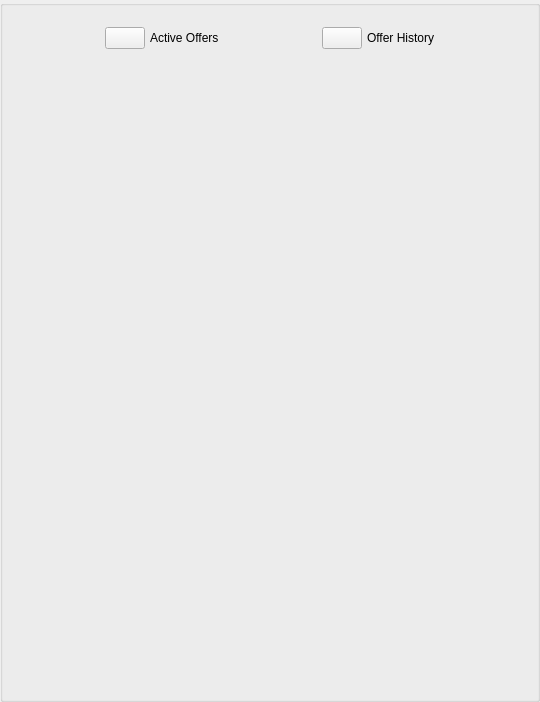
<?xml version="1.0" encoding="UTF-8"?>
<ui version="4.0">
 <class>AppletOfferListUi</class>
 <widget class="QWidget" name="AppletOfferListUi">
  <property name="geometry">
   <rect>
    <x>0</x>
    <y>0</y>
    <width>540</width>
    <height>702</height>
   </rect>
  </property>
  <property name="sizePolicy">
   <sizepolicy hsizetype="Expanding" vsizetype="Expanding">
    <horstretch>0</horstretch>
    <verstretch>0</verstretch>
   </sizepolicy>
  </property>
  <property name="windowTitle">
   <string>Offer List</string>
  </property>
  <property name="windowIcon">
   <iconset>
    <normaloff>:/TruthOrDare/Resources/ic_people_normal.png</normaloff>:/TruthOrDare/Resources/ic_people_normal.png</iconset>
  </property>
  <layout class="QGridLayout" name="gridLayout">
   <property name="leftMargin">
    <number>0</number>
   </property>
   <property name="topMargin">
    <number>0</number>
   </property>
   <property name="rightMargin">
    <number>0</number>
   </property>
   <property name="bottomMargin">
    <number>0</number>
   </property>
   <property name="spacing">
    <number>0</number>
   </property>
   <item row="0" column="0">
    <widget class="QGroupBox" name="ItemsGroupBox">
     <property name="minimumSize">
      <size>
       <width>0</width>
       <height>0</height>
      </size>
     </property>
     <property name="title">
      <string/>
     </property>
     <layout class="QVBoxLayout" name="verticalLayout">
      <property name="spacing">
       <number>2</number>
      </property>
      <property name="leftMargin">
       <number>5</number>
      </property>
      <property name="topMargin">
       <number>5</number>
      </property>
      <property name="rightMargin">
       <number>5</number>
      </property>
      <property name="bottomMargin">
       <number>5</number>
      </property>
      <item>
       <widget class="QLabel" name="m_StatusLabel">
        <property name="text">
         <string notr="true"/>
        </property>
       </widget>
      </item>
      <item>
       <layout class="QHBoxLayout" name="horizontalLayout">
        <property name="spacing">
         <number>5</number>
        </property>
        <item>
         <spacer name="horizontalSpacer_3">
          <property name="orientation">
           <enum>Qt::Orientation::Horizontal</enum>
          </property>
          <property name="sizeHint" stdset="0">
           <size>
            <width>40</width>
            <height>20</height>
           </size>
          </property>
         </spacer>
        </item>
        <item>
         <widget class="VxPushButton" name="m_ActiveOffersButton">
          <property name="sizePolicy">
           <sizepolicy hsizetype="Minimum" vsizetype="Preferred">
            <horstretch>0</horstretch>
            <verstretch>0</verstretch>
           </sizepolicy>
          </property>
          <property name="text">
           <string notr="true"/>
          </property>
         </widget>
        </item>
        <item>
         <widget class="VxLabel" name="m_ActiveOffersLabel">
          <property name="text">
           <string>Active Offers</string>
          </property>
         </widget>
        </item>
        <item>
         <spacer name="horizontalSpacer_5">
          <property name="orientation">
           <enum>Qt::Orientation::Horizontal</enum>
          </property>
          <property name="sizeHint" stdset="0">
           <size>
            <width>40</width>
            <height>20</height>
           </size>
          </property>
         </spacer>
        </item>
        <item>
         <widget class="VxPushButton" name="m_OfferHistoryButton">
          <property name="sizePolicy">
           <sizepolicy hsizetype="Minimum" vsizetype="Preferred">
            <horstretch>0</horstretch>
            <verstretch>0</verstretch>
           </sizepolicy>
          </property>
          <property name="text">
           <string notr="true"/>
          </property>
         </widget>
        </item>
        <item>
         <widget class="VxLabel" name="m_OfferHistoryLabel">
          <property name="text">
           <string>Offer History</string>
          </property>
         </widget>
        </item>
        <item>
         <spacer name="horizontalSpacer_4">
          <property name="orientation">
           <enum>Qt::Orientation::Horizontal</enum>
          </property>
          <property name="sizeHint" stdset="0">
           <size>
            <width>40</width>
            <height>20</height>
           </size>
          </property>
         </spacer>
        </item>
       </layout>
      </item>
      <item>
       <widget class="GuiOfferListWidget" name="m_OfferListWidget" native="true">
        <property name="sizePolicy">
         <sizepolicy hsizetype="Expanding" vsizetype="Expanding">
          <horstretch>0</horstretch>
          <verstretch>0</verstretch>
         </sizepolicy>
        </property>
       </widget>
      </item>
     </layout>
    </widget>
   </item>
  </layout>
 </widget>
 <customwidgets>
  <customwidget>
   <class>VxPushButton</class>
   <extends>QPushButton</extends>
   <header location="global">VxPushButton.h</header>
  </customwidget>
  <customwidget>
   <class>GuiOfferListWidget</class>
   <extends>QWidget</extends>
   <header>GuiOfferListWidget.h</header>
   <container>1</container>
  </customwidget>
  <customwidget>
   <class>VxLabel</class>
   <extends>QLabel</extends>
   <header>VxLabel.h</header>
  </customwidget>
 </customwidgets>
 <resources/>
 <connections/>
</ui>
